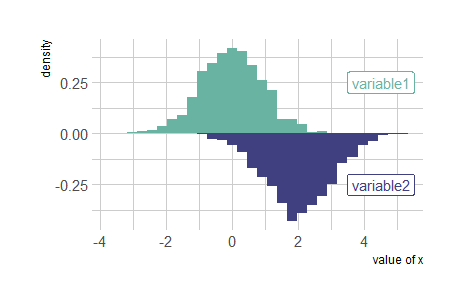

This chart was generated by the following R code:
##########################################
#  https://github.com/ctingluo
#  Copyright (C) 2021 Chenting.luo
#  contact: ctingluo@163.com
##########################################


#Mirror density chart (Histogram)
# Libraries
library(ggplot2)
library(hrbrthemes)

# Dummy data
data <- data.frame(
  var1 = rnorm(1000),
  var2 = rnorm(1000, mean=2)
)

# Chart
p <- ggplot(data, aes(x=x) ) +
  # Top
  geom_density( aes(x = var1, y = ..density..), fill="#69b3a2" ) +
  geom_label( aes(x=4.5, y=0.25, label="variable1"), color="#69b3a2") +
  # Bottom
  geom_density( aes(x = var2, y = -..density..), fill= "#404080") +
  geom_label( aes(x=4.5, y=-0.25, label="variable2"), color="#404080") +
  theme_ipsum() +
  xlab("value of x")

p

# Chart
p <- ggplot(data, aes(x=x) ) +
  geom_histogram( aes(x = var1, y = ..density..), fill="#69b3a2" ) +
  geom_label( aes(x=4.5, y=0.25, label="variable1"), color="#69b3a2") +
  geom_histogram( aes(x = var2, y = -..density..), fill= "#404080") +
  geom_label( aes(x=4.5, y=-0.25, label="variable2"), color="#404080") +
  theme_ipsum() +
  xlab("value of x")
p
